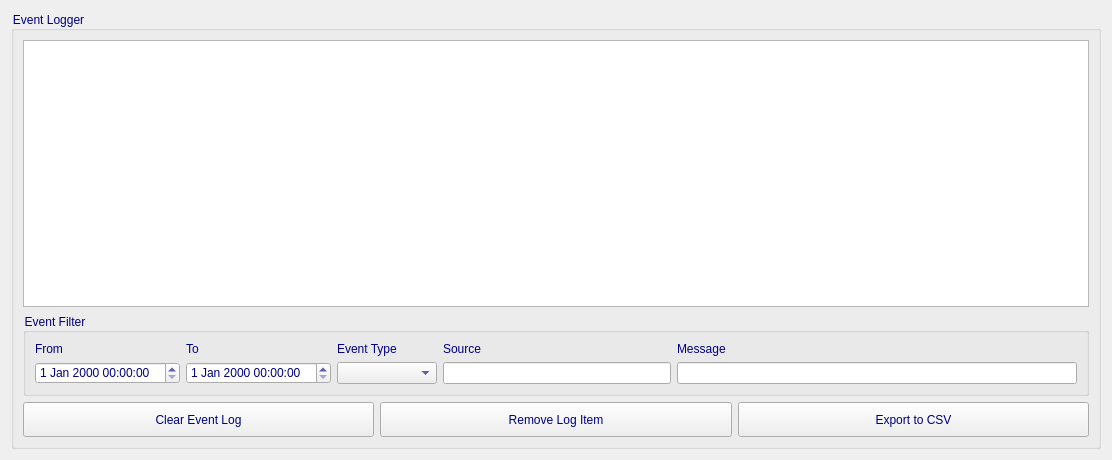
<?xml version="1.0" encoding="UTF-8"?>
<ui version="4.0">
 <class>EventLogWidget</class>
 <widget class="QWidget" name="EventLogWidget">
  <property name="geometry">
   <rect>
    <x>0</x>
    <y>0</y>
    <width>1112</width>
    <height>460</height>
   </rect>
  </property>
  <property name="windowTitle">
   <string>Form</string>
  </property>
  <layout class="QVBoxLayout" name="verticalLayout_2">
   <item>
    <widget class="QGroupBox" name="eventLogGroupBox">
     <property name="styleSheet">
      <string notr="true">color: rgb(0, 0, 127);</string>
     </property>
     <property name="title">
      <string>Event Logger</string>
     </property>
     <layout class="QVBoxLayout" name="verticalLayout_3">
      <item>
       <widget class="QTableView" name="eventLogTableView"/>
      </item>
      <item>
       <widget class="QGroupBox" name="groupBox">
        <property name="title">
         <string>Event Filter</string>
        </property>
        <layout class="QVBoxLayout" name="verticalLayout">
         <item>
          <layout class="QGridLayout" name="gridLayout">
           <item row="0" column="3">
            <widget class="QLabel" name="label_2">
             <property name="text">
              <string>Source</string>
             </property>
            </widget>
           </item>
           <item row="0" column="2">
            <widget class="QLabel" name="label">
             <property name="text">
              <string>Event Type</string>
             </property>
            </widget>
           </item>
           <item row="0" column="1">
            <widget class="QLabel" name="label_5">
             <property name="text">
              <string>To</string>
             </property>
            </widget>
           </item>
           <item row="0" column="4">
            <widget class="QLabel" name="label_3">
             <property name="text">
              <string>Message</string>
             </property>
            </widget>
           </item>
           <item row="1" column="2">
            <widget class="QComboBox" name="severityFilterCombo">
             <property name="minimumSize">
              <size>
               <width>100</width>
               <height>0</height>
              </size>
             </property>
            </widget>
           </item>
           <item row="1" column="0">
            <widget class="QDateTimeEdit" name="fromDateTimeEdit"/>
           </item>
           <item row="1" column="1">
            <widget class="QDateTimeEdit" name="toDateTimeEdit"/>
           </item>
           <item row="0" column="0">
            <widget class="QLabel" name="label_4">
             <property name="text">
              <string>From</string>
             </property>
            </widget>
           </item>
           <item row="1" column="4">
            <widget class="QLineEdit" name="messageFilterEdit">
             <property name="minimumSize">
              <size>
               <width>400</width>
               <height>0</height>
              </size>
             </property>
            </widget>
           </item>
           <item row="1" column="3">
            <widget class="QLineEdit" name="sourceFilterEdit">
             <property name="minimumSize">
              <size>
               <width>130</width>
               <height>0</height>
              </size>
             </property>
            </widget>
           </item>
          </layout>
         </item>
        </layout>
       </widget>
      </item>
      <item>
       <layout class="QHBoxLayout" name="horizontalLayout">
        <item>
         <widget class="QPushButton" name="clearEventLogBtn">
          <property name="minimumSize">
           <size>
            <width>0</width>
            <height>35</height>
           </size>
          </property>
          <property name="text">
           <string>Clear Event Log</string>
          </property>
         </widget>
        </item>
        <item>
         <widget class="QPushButton" name="removeLogItemBtn">
          <property name="minimumSize">
           <size>
            <width>0</width>
            <height>35</height>
           </size>
          </property>
          <property name="text">
           <string>Remove Log Item</string>
          </property>
         </widget>
        </item>
        <item>
         <widget class="QPushButton" name="exportCSVBtn">
          <property name="minimumSize">
           <size>
            <width>0</width>
            <height>35</height>
           </size>
          </property>
          <property name="text">
           <string>Export to CSV</string>
          </property>
         </widget>
        </item>
       </layout>
      </item>
     </layout>
    </widget>
   </item>
  </layout>
 </widget>
 <resources/>
 <connections/>
</ui>
